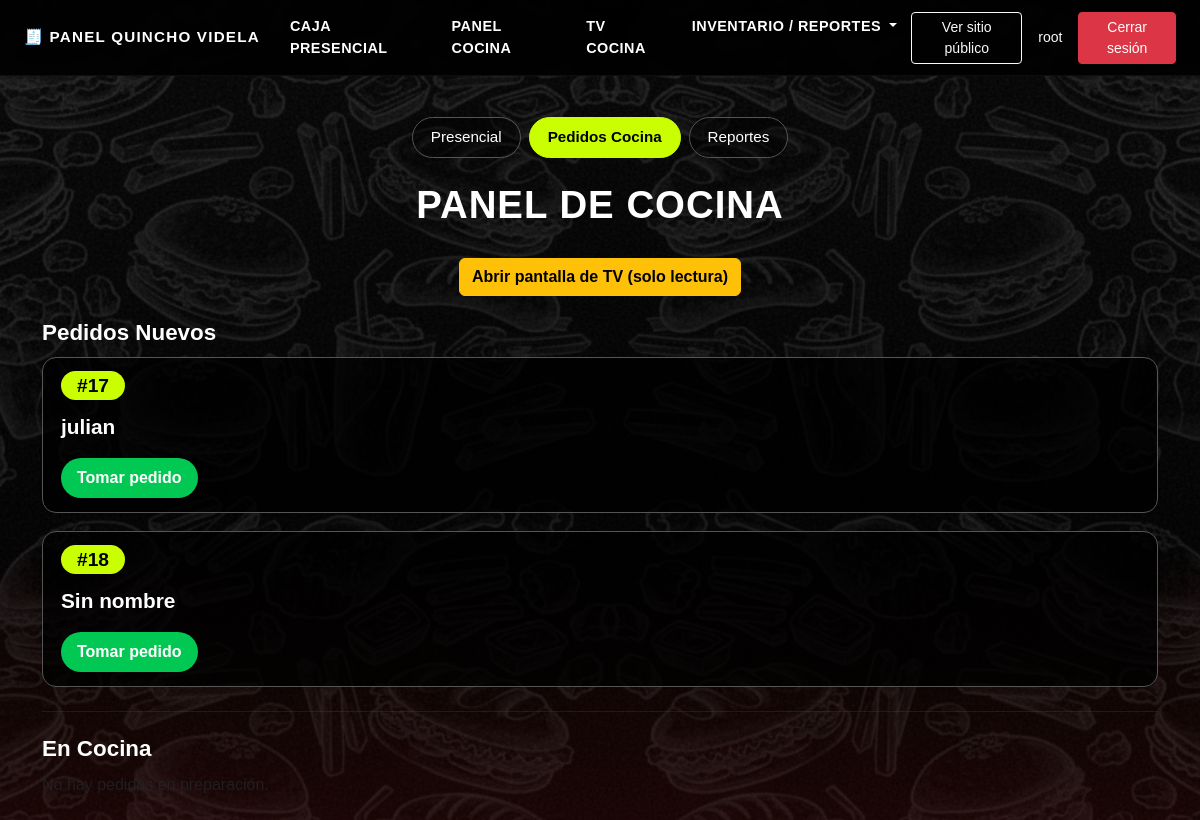
Screenshot of /caja/cocina/ (signed in) with the database file from the repository.
### caja/models.py (models this page shows, shortened)
class Pedido(models.Model):
    ORIGEN_CHOICES = [
        ("web", "Web"),
        ("local", "Local"),
    ]
    ESTADO_CHOICES = [
        ("pendiente", "Pendiente"),
        ("en_cocina", "En cocina"),
        ("listo", "Listo"),
        ("entregado", "Entregado"),
        ("cancelado", "Cancelado"),
    ]
    FORMA_PAGO_CHOICES = [
        ("efectivo", "Efectivo"),
        ("transferencia", "Transferencia"),
        ("tarjeta", "Tarjetas"),
    ]
    TIPO_ENTREGA_CHOICES = [
        ("retiro", "Retiro"),
        ("reparto", "Reparto"),
    ]
    origen = models.CharField(max_length=10, choices=ORIGEN_CHOICES)
    canal = models.CharField(
        max_length=20,
        default="mostrador",
        help_text="mostrador, web, delivery, etc.",
    )
    estado = models.CharField(
        max_length=20,
        choices=ESTADO_CHOICES,
        default="pendiente",
    )
    nombre_cliente = models.CharField(max_length=150, blank=True, null=True)
    telefono = models.CharField(max_length=50, blank=True, null=True)
    direccion = models.CharField(max_length=255, blank=True, null=True)
    forma_pago = models.CharField(
        max_length=20,
        choices=FORMA_PAGO_CHOICES,
        blank=True,
        null=True,
    )
    tipo_entrega = models.CharField(
        max_length=20,
        choices=TIPO_ENTREGA_CHOICES,
        blank=True,
        null=True,
    )
    total_manual = models.DecimalField(
        max_digits=10,
        decimal_places=2,
        default=0,
        help_text="Total escrito en caja (opcional).",
    )
    visible_en_cocina = models.BooleanField(
        default=True,
        help_text="Solo los pedidos visibles aparecerán en la pantalla de cocina.",
    )
    creado_en = models.DateTimeField(auto_now_add=True)
    actualizado_en = models.DateTimeField(auto_now=True)
    nota = models.TextField(blank=True)
    class Meta:
        ordering = ["-creado_en"]

### caja/views.py (the view)
# urls.py: path("cocina/", views.cocina_panel, name="cocina_panel"),
def cocina_panel(request):
    pedidos_nuevos = Pedido.objects.filter(
        visible_en_cocina=True,
        estado="pendiente",
    ).order_by("creado_en")
    pedidos_en_cocina = Pedido.objects.filter(
        visible_en_cocina=True,
        estado="en_cocina",
    ).order_by("creado_en")
    contexto = {
        "pedidos_nuevos": pedidos_nuevos,
        "pedidos_en_cocina": pedidos_en_cocina,
    }
    return render(request, "caja/cocina_panel.html", contexto)

### caja/templates/caja/cocina_panel.html (shortened to what this page needs)
{% extends "base.html" %}
{% load static %}
{% block content %}
<div class="container kitchen-wrapper">
    <div class="cash-tabs mb-4">
        <a href="{% url 'caja:caja_panel' %}" class="cash-tab">Presencial</a>
        <a href="{% url 'caja:cocina_panel' %}" class="cash-tab active">Pedidos Cocina</a>
        <a href="{% url 'caja:inventario_panel' %}" class="cash-tab">Reportes</a>
    </div>
    <h1 class="kitchen-title">Panel de Cocina</h1>
    <div class="text-center mb-4">
        <a href="{% url 'caja:cocina_tv' %}" target="_blank"
           class="btn btn-warning kitchen-tv-btn">
            Abrir pantalla de TV (solo lectura)
        </a>
    </div>
    <h3 class="kitchen-section-title">Pedidos Nuevos</h3>
    {% for p in pedidos_nuevos %}
        <div class="kitchen-card">
            <span class="kitchen-id">#{{ p.id }}</span>
            <div class="kitchen-client">
                {{ p.nombre_cliente|default:"Sin nombre" }}
            </div>
            <div class="mt-3">
                <a href="{% url 'caja:cocina_cambiar_estado' p.id 'en_cocina' %}"
                   class="btn kitchen-btn kitchen-btn-verde">
                    Tomar pedido
                </a>
            </div>
        </div>
    {% empty %}
        <p class="text-muted">No hay pedidos nuevos.</p>
    {% endfor %}
    <hr class="my-4" style="border-color:#555;">
    <h3 class="kitchen-section-title">En Cocina</h3>
    {% for p in pedidos_en_cocina %}
        <div class="kitchen-card">
            <span class="kitchen-id">#{{ p.id }}</span>
            <div class="kitchen-client">
                {{ p.nombre_cliente|default:"Sin nombre" }}
            </div>
            {% if p.nota %}
                <div class="kitchen-detail">{{ p.nota }}</div>
            {% endif %}
            <div class="mt-3">
                <a href="{% url 'caja:cocina_cambiar_estado' p.id 'listo' %}"
                   class="btn kitchen-btn kitchen-btn-rojo">
                    Pedido listo
                </a>
            </div>
        </div>
    {% empty %}
        <p class="text-muted">No hay pedidos en preparación.</p>
    {% endfor %}
</div>
{% endblock %}

### caja/templates/base.html (shortened to what this page needs)
{% load static %}
<!DOCTYPE html>
<html lang="es">
<head>
    <link
        href="https://cdn.jsdelivr.net/npm/bootstrap@5.3.3/dist/css/bootstrap.min.css"
        rel="stylesheet"
    >
    <link rel="stylesheet" href="{% static 'estilo.css' %}">
</head>
<body>
<nav class="navbar navbar-expand-lg navbar-dark navbar-videla-interna sticky-top">
    <div class="container-fluid px-3 px-md-4">
        <a class="navbar-brand d-flex align-items-center gap-2" href="{% url 'caja:caja_panel' %}">
            <span>🧾 Panel Quincho Videla</span>
        </a>
        <div class="collapse navbar-collapse" id="navbarCaja">
            <ul class="navbar-nav me-auto mb-2 mb-lg-0">
                <li class="nav-item">
                    <a class="nav-link" href="{% url 'caja:caja_panel' %}">Caja presencial</a>
                </li>
                <li class="nav-item">
                    <a class="nav-link" href="{% url 'caja:cocina_panel' %}">Panel cocina</a>
                </li>
                <li class="nav-item">
                    <a class="nav-link" href="{% url 'caja:cocina_tv' %}">TV cocina</a>
                </li>
                <li class="nav-item dropdown">
                    <a class="nav-link dropdown-toggle" href="#" role="button"
                       data-bs-toggle="dropdown" aria-expanded="false">
                        Inventario / Reportes
                    </a>
                </li>
            </ul>
            <div class="d-flex align-items-center gap-3">
                <a href="{% url 'index' %}"
                   class="btn btn-sm btn-outline-light">
                    Ver sitio público
                </a>
                {% if user.is_authenticated %}
                    <span class="text-light small d-none d-md-inline">
                        {{ user.username }}
                    </span>
                    <a href="{% url 'logout' %}" class="btn btn-sm btn-danger">
                        Cerrar sesión
                    </a>
                {% else %}
                    <a href="{% url 'login' %}" class="btn btn-sm btn-outline-light">
                        Iniciar sesión
                    </a>
                {% endif %}
            </div>
        </div>
    </div>
</nav>
<main class="panel-wrapper container-fluid px-3 px-md-4">
    {% block content %}{% endblock %}
</main>
</body>
</html>

### menu/static/estilo.css (style rules this page uses)
body { font-family: 'Montserrat', sans-serif; background: url("/static/fondo.png") no-repeat center top; background-size: cover; background-attachment: fixed; color: #ffffff; }
body::before { content: ""; position: fixed; inset: 0; background: linear-gradient( rgba(0,0,0,0.25), rgba(0,0,0,0.35), rgba(0,0,0,0.45) ); z-index: -1; }
.navbar { background: rgba(0,0,0,0.90) !important; backdrop-filter: blur(6px); border-bottom: 2px solid #c9a43d; }
.navbar-nav .nav-link { color: #fff !important; font-weight: 600; letter-spacing: 0.5px; text-transform: uppercase; padding-left: 14px !important; padding-right: 14px !important; }

### caja/templates/base.html (style rules this page uses)
body { min-height: 100vh; display: flex; flex-direction: column; }
.panel-wrapper { flex: 1; padding-top: 1rem; padding-bottom: 2rem; }
.navbar-videla-interna { background: rgba(0, 0, 0, 0.9); border-bottom: 1px solid rgba(255, 255, 255, 0.05); }
.navbar-videla-interna .navbar-brand { font-weight: 700; letter-spacing: 0.08em; text-transform: uppercase; font-size: 0.95rem; }
.navbar-videla-interna .nav-link { font-size: 0.9rem; }

### caja/templates/caja/cocina_panel.html (style rules this page uses)
body { color: #fff; }
.kitchen-wrapper { margin-top: 25px; margin-bottom: 25px; }
.cash-tabs { display: flex; justify-content: center; gap: 8px; flex-wrap: wrap; }
.cash-tab { padding: 8px 18px; border-radius: 999px; border: 1px solid #555; text-decoration: none; font-size: 0.95rem; color: #ffffff; background: rgba(0, 0, 0, 0.4); transition: all 0.2s ease; }
.cash-tab.active { background: #c9ff00; color: #000; border-color: #c9ff00; font-weight: 700; }
.kitchen-title { font-size: 2.4rem; font-weight: 800; text-align: center; margin-bottom: 30px; text-transform: uppercase; letter-spacing: 1px; }
.kitchen-section-title { font-size: 1.4rem; font-weight: 700; margin-bottom: 10px; }
.kitchen-card { background: rgba(0,0,0,0.75); border: 1px solid #555; border-radius: 14px; padding: 14px 18px; margin-bottom: 18px; }
.kitchen-id { background: #c9ff00; color: black; font-weight: 800; padding: 4px 16px; border-radius: 999px; font-size: 1.2rem; }
.kitchen-client { font-size: 1.3rem; font-weight: 700; margin-top: 10px; }
.kitchen-btn { font-size: 1rem !important; padding: 8px 16px !important; border-radius: 999px !important; font-weight: 700 !important; border: none !important; color: white !important; }
.kitchen-btn-verde { background: #00c853 !important; }
.kitchen-tv-btn { font-weight: 700; font-size: 1rem; }

### rows the page displays
Pedido: id "17", nombre_cliente "julian"
Pedido: id "18", nombre_cliente "Sin nombre"

### other values shown
{{ user.username }} "root"
